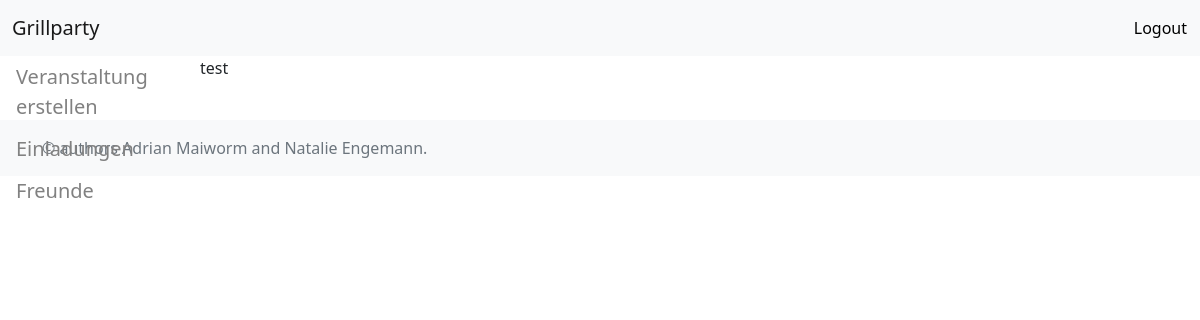
Page /bearbeiten/6 (signed in) on the earlier database version.
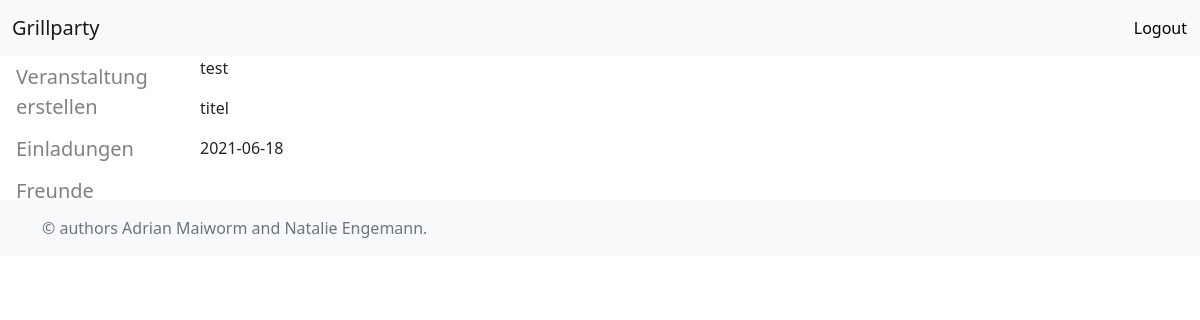
Same page on the later database version.
### tables this page shows
CREATE TABLE parties (
				id INTEGER NOT NULL PRIMARY KEY AUTOINCREMENT,
				title TEXT NOT NULL,
				date TEXT NOT NULL,
				time TEXT NOT NULL,
				address TEXT NOT NULL,
				owner TEXT NOT NULL,
				FOREIGN KEY (owner) REFERENCES users(mailaddress));

### main.py (the view)
@app.route("/bearbeiten/<pid>", methods=['POST', 'GET'])
def bearbeiten(pid):
    party = view_party(conn, cur, pid) #Tupel mit den Party Attributen
    print(party)
    items = select_itemlist(conn, cur, pid) #Liste aller Items als Tupel bestehend aus item und brought_by
    print(pid)
    return render_template("bearbeiten.html", party=party, items = items)

### db_connection.py (called while the page is built)
def view_party(conn, cur, party):
	script = """
	SELECT *
	FROM parties
	WHERE id = ?;
	"""
	parameters = [party]
	cur.execute(script, parameters)
	results = cur.fetchone()
	return results

def select_itemlist(conn, cur, party):
	script = """
	SELECT item, brought_by
	FROM itemlist
	WHERE party_id = ?;
	"""
	parameters = [party]
	cur.execute(script, parameters)
	results = cur.fetchall()
	return results

### templates/bearbeiten.html (shortened to what this page needs)
{% extends "dashboard.html" %}
{% block overview%}
<div class="container-1">
    <p>test</p>
    <p>{{ party[1] }}</p>
    <p>{{ party[2] }}</p>
</div>
{% endblock %}

### templates/dashboard.html (shortened to what this page needs)
{% extends "main.html" %}
{% block navbar %}
{% if session['logged_in'] %}
<nav class="navbar sticky-top navbar-expand-lg navbar-light bg-light">
    <div class="container-fluid">
        <a class="navbar-brand" href="/dashboard">Grillparty</a></div>
        <ul class="nav navbar-nav navbar-right">
        <form action="/logout/" method="post">
            <button class="btn btn-light" type = "submit">Logout</button>
        </form>
            </ul>
        </nav>
<div class="sidenav">
    <a href="/newevent">Veranstaltung erstellen</a>
    <a href="/invitations">Einladungen</a>
    <a href="/friends">Freunde</a>
  </div>
  {% block overview %}{% endblock %}
{% else %}
<p>Loggen Sie sich bitte ein</p>
{% endif %}
{% endblock %}

### templates/main.html (shortened to what this page needs)
<!DOCTYPE html>
<html>
<head>
    <link href="https://cdn.jsdelivr.net/npm/bootstrap@5.0.0-beta2/dist/css/bootstrap.min.css" rel="stylesheet"
>
    <link rel="stylesheet" type="text/css" href="{{ url_for('static', filename='css/stylesheet.css') }}" />
    <link rel="stylesheet" type="text/css" href="{{ url_for('static', filename='css/dashboard.css') }}" />
</head>
{% block navbar %}{% endblock %}
    <br>
    <footer class="footer mt-auto py-3 bg-light">
        <div class="container">
            <span class="text-muted">
                &copy; authors Adrian Maiworm and Natalie Engemann.
            </span>
        </div>
    </footer>
</body>
</html>

### static/css/dashboard.css (style rules this page uses)
.sidenav { height:auto; width: 200px; left: 0; position: fixed; padding-bottom: 0; z-index: 1; }
.sidenav a { text-decoration: none; font-size: 20px; padding: 6px 8px 6px 16px; color: #818181; display: block; }
.container-1 { margin-left: 200px; }

Differences in the rows shown:
added parties: title "titel", date "2021-06-18"
